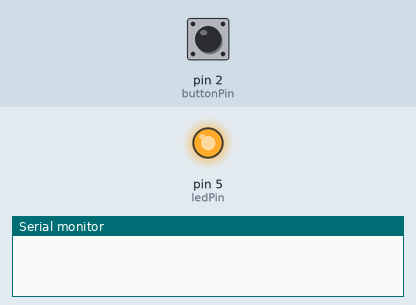
A sketch run on a simulated Arduino Uno, built with avr-gcc and run on an emulated ATmega328P. Parts: output pins drawn as LEDs (lit = HIGH), the last lines printed to the serial monitor. The inputs (shaded band) are chosen by the test bench; at power-on: pin 2 (buttonPin) HIGH. Random numbers use the default seed unless the sketch sets one.

Above: at 3.9 s.
4.0 s: pin 2 (buttonPin) pulled LOW for 0.15 s
At 5.2 s:
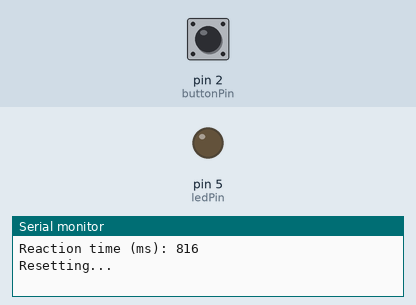
Timing chart, 0 to 11.6 s (numbered marks = the images above; inputs shaded):
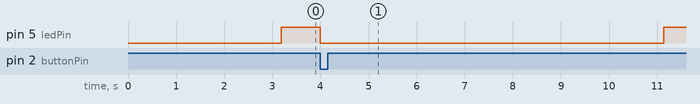

Measured:
- after the input at 4.0 s, pin 5 (ledPin): HIGH → LOW at once, → HIGH 7.1 s later

The sketch:

06_reaction_timer.ino
```cpp
// Bonus: Reaction timer
// The LED turns on after a random wait. Press the button as fast as you can after the LED turns on
// Your reaction time will appear in the serial monitor

const int buttonPin = 2;
const int ledPin = 5;

void setup() {
  pinMode(buttonPin, INPUT_PULLUP);
  pinMode(ledPin, OUTPUT);
  Serial.begin(9600);
  randomSeed(analogRead(A1)); // A1 has nothing connected, so it reads random noise
}

void loop() {
  digitalWrite(ledPin, LOW);
  delay(random(2000, 5000)); // wait a random 2-5 seconds

  digitalWrite(ledPin, HIGH);
  unsigned long start = millis(); // note the time the LED came on

  while (digitalRead(buttonPin) == HIGH) {
    // do nothing until the button is pressed
  }

  unsigned long reaction = millis() - start;
  Serial.print("Reaction time (ms): ");
  Serial.println(reaction);

  digitalWrite(ledPin, LOW);
  Serial.println("Resetting...");
  delay(5000); // pause before the next round
}
```
